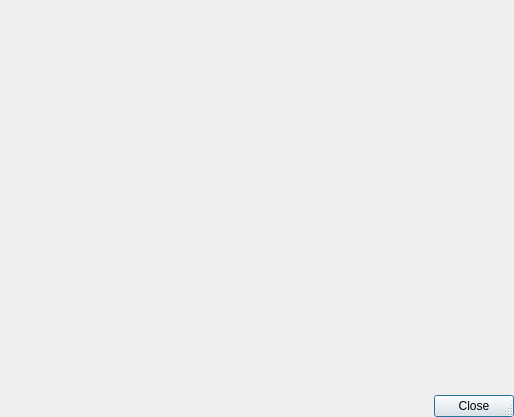
<?xml version="1.0" encoding="UTF-8"?>
<ui version="4.0">
 <class>QgsHelpViewerBase</class>
 <widget class="QDialog" name="QgsHelpViewerBase">
  <property name="geometry">
   <rect>
    <x>0</x>
    <y>0</y>
    <width>514</width>
    <height>417</height>
   </rect>
  </property>
  <property name="windowTitle">
   <string>QGIS Help</string>
  </property>
  <property name="windowIcon">
   <iconset>
    <normaloff/>
   </iconset>
  </property>
  <property name="sizeGripEnabled">
   <bool>true</bool>
  </property>
  <layout class="QGridLayout" name="gridLayout">
   <property name="margin">
    <number>0</number>
   </property>
   <item row="0" column="0">
    <widget class="QgsWebView" name="webView">
     <property name="url">
      <url>
       <string>about:blank</string>
      </url>
     </property>
    </widget>
   </item>
   <item row="1" column="0">
    <widget class="QDialogButtonBox" name="buttonBox">
     <property name="standardButtons">
      <set>QDialogButtonBox::Close</set>
     </property>
    </widget>
   </item>
  </layout>
 </widget>
 <layoutdefault spacing="6" margin="11"/>
 <customwidgets>
  <customwidget>
   <class>QgsWebView</class>
   <extends>QWidget</extends>
   <header>qgswebview.h</header>
  </customwidget>
 </customwidgets>
 <resources/>
 <connections>
  <connection>
   <sender>buttonBox</sender>
   <signal>rejected()</signal>
   <receiver>QgsHelpViewerBase</receiver>
   <slot>reject()</slot>
   <hints>
    <hint type="sourcelabel">
     <x>482</x>
     <y>390</y>
    </hint>
    <hint type="destinationlabel">
     <x>508</x>
     <y>288</y>
    </hint>
   </hints>
  </connection>
 </connections>
</ui>
